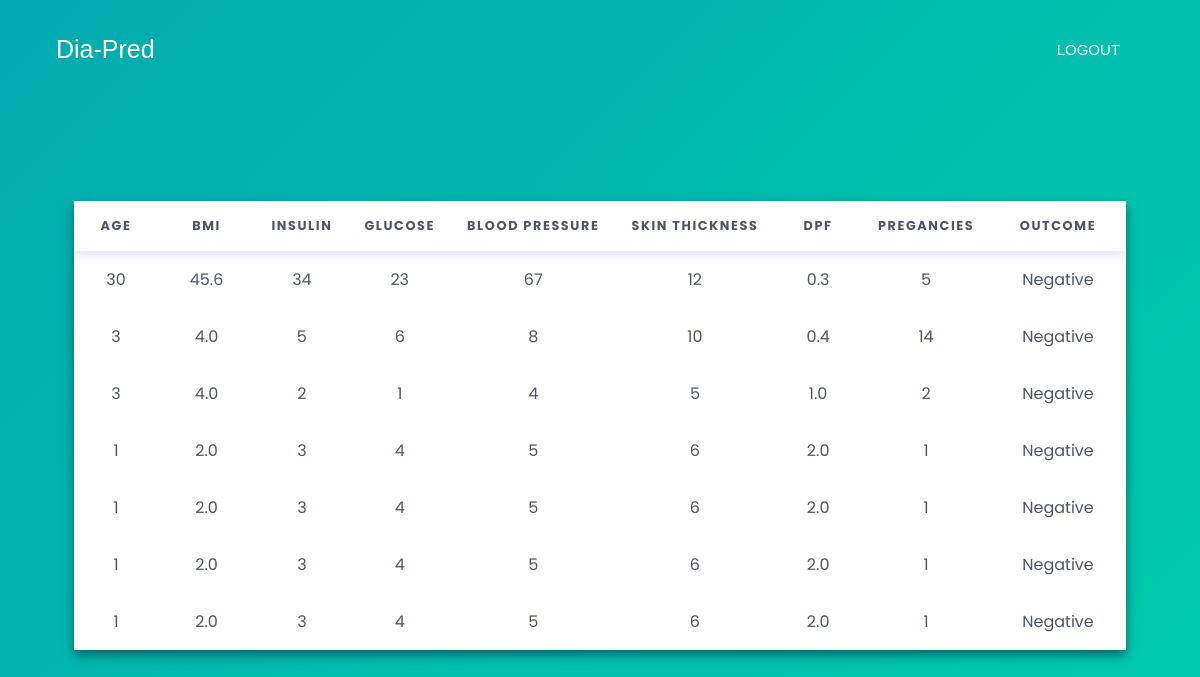
Page /history/ (signed in) on the committed database.
### main_app/models.py (models this page shows, shortened)
class HistoryModel(models.Model):
    user = models.ForeignKey(User, on_delete=models.CASCADE)
    pregancies = models.IntegerField()
    glucose = models.IntegerField()
    bp = models.IntegerField()
    skin = models.IntegerField()
    insulin = models.IntegerField()
    bmi = models.FloatField()
    dpf = models.FloatField()
    age = models.IntegerField()
    result = models.CharField(max_length=10)
    datetime = models.DateTimeField()

### main_app/views.py (the view)
# urls.py: path("history/", history, name='history'),
def history(request):
    user = request.user
    if user.is_authenticated:
        empty = False
        history = HistoryModel.objects.filter(
            user=user).order_by('-datetime')[:7]
        if not history.exists():
            empty = True
        context = {
            'history': history,
            'empty': empty,
        }
        return render(request, 'main_app/history.html', context)
    return redirect("login")

### templates/main_app/history.html (shortened to what this page needs)
{% extends 'main_base.html' %} {% load static %} {% block title %} Report {% endblock %} {% block style %}
<link href="https://cdn.jsdelivr.net/npm/bootstrap@5.1.3/dist/css/bootstrap.min.css" rel="stylesheet">
<link href="{% static 'css/history.css' %}" type="text/css" rel="stylesheet" /> {% endblock %} {% block content %}
<nav class="navbar fixed-top navbar-expand-lg navbar-dark p-md-3">
    <div class="container" style="margin-top:10px;">
        <a class="navbar-brand" href="{% url 'home' %}" style="font-size: 25px; margin-left: 14px; font-family: sans-serif;">Dia-Pred</a>
        <div class="collapse navbar-collapse" id="navbarNav">
            <ul class="navbar-nav">
                <li class="nav-item">
                    <a class="nav-link text-white" href="{% url 'logout' %}" style="font-size:15px; margin-right: 30px; font-family: sans-serif;">LOGOUT</a>
                </li>
            </ul>
        </div>
    </div>
</nav>
<div class="banner-image w-100 vh-100 d-flex justify-content-center align-items-center">
    <div class="content text-center">
        <table style="text-align:center; margin-top:50px;">
            <thead>
                <tr>
                    <th>Age</th>
                    <th>BMI</th>
                    <th>Insulin</th>
                    <th>Glucose</th>
                    <th>Blood Pressure</th>
                    <th>Skin Thickness</th>
                    <th>DPF</th>
                    <th>Pregancies</th>
                    <th>Outcome</th>
                </tr>
            </thead>
            <tbody>
                {% for i in history %}
                <tr>
                    <td>{{i.age}}</td>
                    <td>{{i.bmi}}</td>
                    <td>{{i.insulin}}</td>
                    <td>{{i.glucose}}</td>
                    <td>{{i.bp}}</td>
                    <td>{{i.skin}}</td>
                    <td>{{i.dpf}}</td>
                    <td>{{i.pregancies}}</td>
                    <td>{{i.result}}</td>
                </tr>
                {% endfor %}
            </tbody>
        </table>
    </div>
</div>
{% endblock %}

### templates/main_base.html (shortened to what this page needs)
{% load static %}
<html>
<head>
    <link rel="shortcut icon" type="image/png" href="{% static 'images/medicines.ico' %}" /> {% block style %}{% endblock %}
</head>
<body>
    {% block content %} {% endblock %}
</body>
</html>

### static/css/history.css (style rules this page uses)
*, *::before, *::after { box-sizing: border-box; margin: 0; padding: 0; font-family: 'Poppins', sans-serif; }
body { font-family: 'Poppins', sans-serif; height: 100vh; display: grid; justify-content: center; align-items: center; color: #4f546c; font-size: 0.9rem; background: linear-gradient(135deg, #02aab0, #00cdac); }
table { border-collapse: collapse; box-shadow: 0 5px 10px #0e626d; background-color: white; text-align: left; overflow: hidden; }
table thead { box-shadow: 0 5px 10px #e1e5ee; }
table th { padding: 1rem 1rem; text-transform: uppercase; letter-spacing: 0.1rem; font-size: 0.8rem; font-weight: 700; }
table td { padding: 1rem 2rem; }

### rows in the picture
HistoryModel: age "30", bmi "45.6", insulin "34", glucose "23", bp "67", skin "12", dpf "0.3", pregancies "5", result "Negative"
HistoryModel: age "3", bmi "4.0", insulin "5", glucose "6", bp "8", skin "10", dpf "0.4", pregancies "14", result "Negative"
HistoryModel: age "3", bmi "4.0", insulin "2", glucose "1", bp "4", skin "5", dpf "1.0", pregancies "2", result "Negative"
HistoryModel: age "1", bmi "2.0", insulin "3", glucose "4", bp "5", skin "6", dpf "2.0", pregancies "1", result "Negative"
HistoryModel: age "1", bmi "2.0", insulin "3", glucose "4", bp "5", skin "6", dpf "2.0", pregancies "1", result "Negative"
HistoryModel: age "1", bmi "2.0", insulin "3", glucose "4", bp "5", skin "6", dpf "2.0", pregancies "1", result "Negative"
HistoryModel: age "1", bmi "2.0", insulin "3", glucose "4", bp "5", skin "6", dpf "2.0", pregancies "1", result "Negative"
